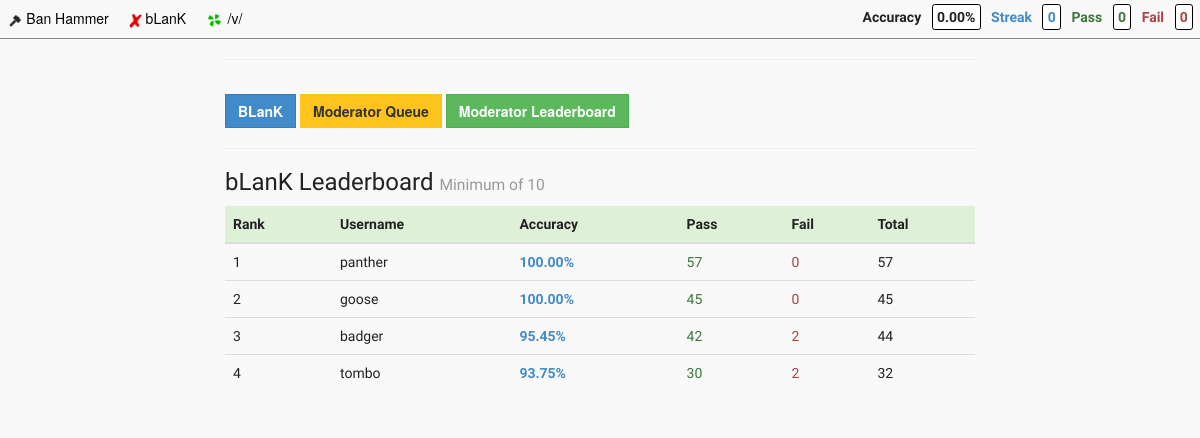
The page /site/blank/leaderboard on the database its author committed.
### tables this page shows
CREATE TABLE IF NOT EXISTS `site` (
  `id` int(10) unsigned NOT NULL AUTO_INCREMENT,
  `slug` varchar(100) NOT NULL,
  `name` varchar(100) NOT NULL,
  `active` int(1) unsigned NOT NULL,
  `accuracy_minimum` int(10) unsigned NOT NULL,
  `anonymous_flag` int(1) NOT NULL,
  `sort` int(10) unsigned NOT NULL,
  `created` timestamp NOT NULL DEFAULT CURRENT_TIMESTAMP,
  PRIMARY KEY (`id`)
);

CREATE TABLE IF NOT EXISTS `account` (
  `id` int(10) unsigned NOT NULL AUTO_INCREMENT,
  `user_key` int(10) unsigned NOT NULL,
  `site_key` int(10) unsigned NOT NULL,
  `pass` int(10) unsigned NOT NULL,
  `fail` int(10) unsigned NOT NULL,
  `streak` int(10) unsigned NOT NULL,
  `total` int(10) unsigned NOT NULL,
  `created` timestamp NOT NULL DEFAULT CURRENT_TIMESTAMP ON UPDATE CURRENT_TIMESTAMP,
  PRIMARY KEY (`id`)
);

CREATE TABLE IF NOT EXISTS `user` (
  `id` int(10) unsigned NOT NULL AUTO_INCREMENT,
  `username` varchar(100) NOT NULL,
  `ab_test` varchar(100) NOT NULL DEFAULT '',
  `image` varchar(100) NOT NULL DEFAULT '',
  `ip` varchar(100) NOT NULL,
  `email` varchar(256) NOT NULL DEFAULT '',
  `facebook_id` varchar(256) NOT NULL DEFAULT '',
  `last_login` varchar(100) NOT NULL,
  `password` varchar(1000) NOT NULL,
  `created` timestamp NOT NULL DEFAULT CURRENT_TIMESTAMP,
  PRIMARY KEY (`id`)
);

### application/controllers/Main.php (called while the page is built, shortened)
<?php
class Main extends CI_Controller {
    function __construct()
    {
        $this->load->model('main_model', '', TRUE);
        $this->load->model('user_model', '', TRUE);
        $this->data['active_sites'] = $this->main_model->get_active_sites();
        $this->data['user'] = $this->get_user_by_session();
        $this->data['real_report'] = false;
        $this->data['current_site']['name'] = 'Overall';
        $this->data['current_site']['slug'] = 'default';
        $this->data['login_reminder_point'] = 30;
        $this->data['hours_between_reviews'] = 24;
        $this->data['suggest_account_at'] = 30;
        $this->data['leaderboard_minimum'] = 30;
        if (is_dev()) {
            $this->data['leaderboard_minimum'] = 10;
        }
    }
    public function leaderboard($slug)
    {
        $data = $this->data;
        $data['current_site'] = $this->main_model->get_current_site($slug);
        $data['leaderboard'] = $this->main_model->get_leaderboard_for_site($data['current_site']['id'], $data['leaderboard_minimum']);
        $data['leaderboard'] = $this->sort_leaderboard_main($data['leaderboard']);
        $data['page_title'] = $data['current_site']['name'] . ' Leaderboard';
        $data['slug'] = $slug;
        $this->load->view('templates/header', $data);
        $this->load->view('toolbar', $data);
        $this->load->view('sites/' . $slug . '/style', $data);
        $this->load->view('sites/' . $slug . '/leaderboard', $data);
        $this->load->view('templates/scripts', $data);
        $this->load->view('sites/' . $slug . '/script', $data);
        $this->load->view('templates/footer', $data);
    }
    public function sort_leaderboard_main($leaderboard_array)
    {
        foreach ($leaderboard_array as &$leaderboard) {
            if (is_null($leaderboard['accuracy'])) {
                $leaderboard['accuracy'] = 100;
            }
            $leaderboard['accuracy'] = sprintf('%0.2f', $leaderboard['accuracy']);
        }
        $leaderboard_array = $this->array_orderby($leaderboard_array, 'accuracy', SORT_DESC, 'total', SORT_DESC);
        return $leaderboard_array;
    }
    public function array_orderby()
    {
        $args = func_get_args();
        $data = array_shift($args);
        foreach ($args as $n => $field) {
            if (is_string($field)) {
                $tmp = array();
                foreach ($data as $key => $row)
                    $tmp[$key] = $row[$field];
                    $args[$n] = $tmp;
                }
        }
        $args[] = &$data;
        return array_pop($args);
    }
    public function get_user_by_session()
    {
        $user = $this->session->userdata('user');
        if (empty($user)) {
            $sess_array = array(
                'id' => 0,
                'username' => 'Anonymous',
                'logged_in' => false,
                'current_account' => array(
                    'id' => 0,
                    'pass' => 0,
                    'fail' => 0,
                    'streak' => 0,
                    'total' => 0,
                ),
            );
            $this->session->set_userdata('user', $sess_array);
            $user = $this->session->userdata('user');
        }
        $user['accuracy'] = accuracy_calculator($user['current_account']['pass'], $user['current_account']['fail']);
        return $user;
    }
}

### index.php (called while the page is built, shortened)
<?php
require_once BASEPATH.'core/CodeIgniter.php';

### application/models/Main_model.php (called while the page is built, shortened)
<?php
Class main_model extends CI_Model
{
    function get_active_sites()
    {
        $this->db->select('*');
        $this->db->from('site');
        $this->db->where('active', 1);
        $query = $this->db->get();
        $result = $query->result_array();
        return $result;
    }
    function get_current_site($slug)
    {
        $this->db->select('*');
        $this->db->from('site');
        $this->db->where('slug', $slug);
        $query = $this->db->get();
        $result = $query->result_array();
        return isset($result[0]) ? $result[0] : false;
    }
    function get_leaderboard_for_site($site_key, $limit)
    {
        $this->db->select('account.*, user.username, (100 - (100 / ( (pass + fail) / fail) ) ) as accuracy');
        $this->db->from('account');
        $this->db->join('user', 'user.id = account.user_key', 'left');
        $this->db->where('site_key', $site_key);
        $this->db->where('total >= ', $limit);
        $query = $this->db->get();
        $result = $query->result_array();
        return $result;
    }
}
?>

### application/config/autoload.php (called while the page is built, shortened)
<?php
function deslug($string) {
    return ucwords(str_replace('_', ' ', $string));
}
function accuracy_calculator($pass, $fail) {
    if (!is_whole_int($pass) || !is_whole_int($fail)) {
        $result = 0;
    }
    else if ($pass == 0) {
        $result = 0;
    }
    return sprintf('%0.2f', $result);
}
function is_whole_int($val) {
    $val = strval($val);
    $val = str_replace('-', '', $val);
    if (ctype_digit($val)) {
        if ($val === (string)0) {
            return true;
        }
        else if (ltrim($val, '0') === $val) {
            return true;
        }
    }
    return false;
}

### application/views/sites/blank/leaderboard.php (the view, shortened to what this page needs)
<div class="<?php echo $slug; ?>_parent container">
    <div class="row">
        <div class="col-md-8 col-md-push-2">
            <hr>
            <a class="custom_btn btn btn-primary" href="<?=base_url()?>site/<?php echo $slug; ?>">
                <strong><?php echo deslug($current_site['name']); ?></strong>
            </a>
            <a class="custom_btn btn btn-action" href="<?=base_url()?>site/<?php echo $slug; ?>/queue">
                <strong>Moderator Queue</strong>
            </a>
            <a class="custom_btn btn btn-success" href="<?=base_url()?>site/<?php echo $slug; ?>/leaderboard">
                <strong>Moderator Leaderboard</strong>
            </a>
            <hr>
            <div class="leaderboard_parent table-responsive">
                <h3><?php echo $current_site['name']; ?> Leaderboard <small>Minimum of <?php echo $leaderboard_minimum; ?></small></h3>
                <table class="table table-stripped">
                    <thead>
                        <tr class="success">
                            <th>Rank</th>
                            <th>Username</th>
                            <th>Accuracy</th>
                            <th>Pass</th>
                            <th>Fail</th>
                            <th>Total</th>
                        </tr>
                    </thead>
                    <tbody>
                        <?php $rank = 1; ?>
                        <?php foreach ($leaderboard as $account) { ?>
                        <tr>
                            <td><?php echo $rank; ?></td>
                            <td><?php echo $account['username']; ?></td>
                            <td class="text-primary"><strong><?php echo $account['accuracy']; ?>%</strong></td>
                            <td class="text-success"><?php echo $account['pass']; ?></td>
                            <td class="text-danger"><?php echo $account['fail']; ?></td>
                            <td class="text-default"><?php echo $account['total']; ?></td>
                        </tr>
                        <?php $rank++; ?>
                        <?php } ?>
                    </tbody>
                </table>
            </div>
        </div>
    </div>
</div>

### application/views/toolbar.php (shortened to what this page needs)
<nav class="global_toolbar">
    <a class="global_link" href="<?=base_url()?>">
        <div class="global_site_parent">
            <img class="global_site_icon" src="<?=base_url()?>resources/img/favicon.ico" alt="Ban Hammer"/>
            <span class="global_site_name">Ban Hammer</span>
        </div>
    </a>
    <?php foreach ($active_sites as $site) { ?>
    <a class="global_link" href="<?=base_url()?>site/<?php echo $site['slug']; ?>/queue">
        <div class="global_site_parent">
            <img class="global_site_icon" src="<?=base_url()?>resources/sites/<?php echo $site['slug']; ?>/icon.png" alt="<?php echo $site['name']; ?>"/>
            <span class="global_site_name"><?php echo $site['name']; ?></span>
        </div>
    </a>
    <?php } ?>
    <span id="score_parent">
        <span id="accuracy_parent" class="text-default">
            <span id="accuracy_label" class="score_label">Accuracy</span>
            <span id="accuracy_value_parent" class="score_value"><span id="accuracy_value"><?php echo $user['accuracy']; ?>%</span></span>
        </span>
        <span id="streak_parent" class="text-primary">
            <span id="streak_label" class="score_label">Streak</span>
            <span id="streak_value" class="score_value"><?php echo $user['current_account']['streak']; ?></span>
        </span>
        <span id="pass_parent" class="text-success">
            <span id="pass_label" class="score_label">Pass</span>
            <span id="pass_value" class="score_value"><?php echo $user['current_account']['pass']; ?></span>
        </span>
        <span id="fail_parent" class="text-danger">
            <span id="fail_label" class="score_label">Fail</span>
            <span id="fail_value" class="score_value"><?php echo $user['current_account']['fail']; ?></span>
        </span>
    </span>
</nav>

### resources/style.css (style rules this page uses)
body { background-color: #f9f9f9; color: #222; }
.leaderboard_parent { font-family: 'Play', sans-serif; }
.custom_btn { margin-top: 1em; border-radius: 0; }
.global_toolbar { background-color: #f9f9f9; height: 2.8em; border-bottom: 1px solid #888; }
.global_site_icon { height: 1em; }
.global_site_name { color: #000; }
.global_site_parent { display: inline-block; padding: 0.5em; margin: 0.1em; transition: background-color 0.5s; border-radius: 0.1em; }
#score_parent { margin-top: 0.5em; font-weight: bold; font-family: 'Play', sans-serif; float: right; }
.score_value { margin: 0.5em; padding: 0.3em; background-color: #fff; border: 1px solid #000; border-radius: 0.2em; }
.btn-action { background-color: hsl(44, 100%, 56%) !important; background-repeat: repeat-x; filter: progid:DXImageTransform.Microsoft.gradient(startColorstr="#ffc31e", endColorstr="#ffc31e"); background-image: -khtml-gradient(linear, left top, left bottom, from(#ffc31e), to(#ffc31e)); background-image: -moz-linear-gradient(top, #ffc31e, #ffc31e); background-image: -ms-linear-gradient(top, #ffc31e, #ffc31e); background-image: -webkit-gradient(linear, left top, left bottom, color-stop(0%, #ffc31e), color-stop(100%, #ffc31e)); background-image: -webkit-linear-gradient(top, #ffc31e, #ffc31e); background-image: -o-linear-gradient(top, #ffc31e, #ffc31e); background-image: linear-gradient(#ffc31e, #ffc31e); border-color: #ffc31e #ffc31e hsl(44, 100%, 56%); color: #333 !important; text-shadow: 0 1px 1px rgba(255, 255, 255, 0.00); -webkit-font-smoothing: antialiased; }

### rows shown on the page
site: slug (picture), name "bLanK", name "BLanK"
site: shows a picture, name "/v/"
account: user.username "panther", accuracy "100.00", pass "57", fail "0", total "57"
account: user.username "goose", accuracy "100.00", pass "45", fail "0", total "45"
account: user.username "badger", accuracy "95.45", pass "42", fail "2", total "44"
account: user.username "tombo", accuracy "93.75", pass "30", fail "2", total "32"

### other values the page prints
$user['accuracy'] "0.00"
$user['current_account']['streak'] "0"
$user['current_account']['pass'] "0"
$user['current_account']['fail'] "0"
$leaderboard_minimum "10"
